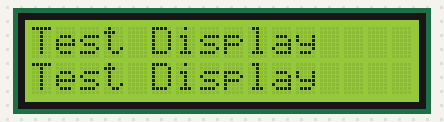
Simulated run of this sketch. Board: Arduino Uno, built with avr-gcc and run on an emulated ATmega328P. Shown: 16×2 character LCD.

Above: at 0.1 s.
At 3.1 s:
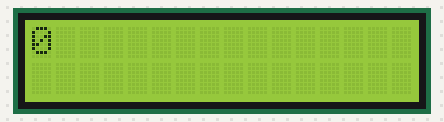
At 21.1 s:
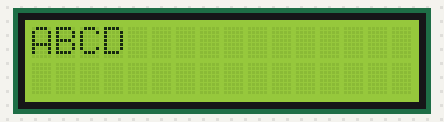
At 25.6 s:
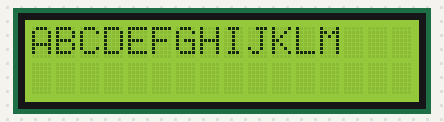
At 30.1 s:
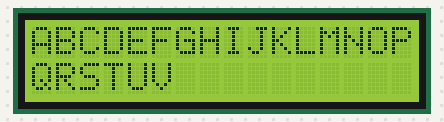
At 39.1 s:
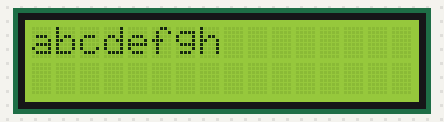

Measured:
- what the display in image 1 shows lasts 0.5 s, from 3.1 s to 3.6 s

The sketch:

LCD_test.ino
```cpp
/*
 *
 * Diagnostic App for Frequency Counter
 *
 * Test LCD Display
 *
 *
 *
 *
 *
 *
 */


#include <LiquidCrystal.h> //LCD library

LiquidCrystal lcd(11,10,9,8,7,6);


void setup() {
  lcd.begin(16, 2);  // initialize the lcd for 16 chars 2 lines
  //Start up splash screen
  lcd.setCursor(0, 0); //Start at character 0 on line 0
  lcd.print("Test Display");
  lcd.setCursor(0, 1);
  lcd.print("Test Display");
  delay(3000);
  lcd.clear();

}


void loop() {

    int x;
    int dis = 0;
    char A;
    for(x = 0; x < 16; x++){
      if(dis > 9) dis = 0;
      lcd.print(dis);
      lcd.setCursor(x,0);
      dis++;
      delay(500);
    }

    for(x = 0; x < 16; x++){
      if(dis > 9) dis = 0;
      lcd.print(dis);
      lcd.setCursor(x,1);
      dis++;
      delay(500);
    }

    lcd.clear();

    for(x = 0; x < 16; x++){
      lcd.print(A);
      lcd.setCursor(x,0);
      A = 'A'+ x;
      delay(500);
    }
    for(x = 0; x < 16; x++){
      lcd.print(A);
      lcd.setCursor(x,1);
      A = 'Q' + x;
      delay(500);
    }

    lcd.clear();

    for(x = 0; x < 16; x++){
      lcd.print(A);
      lcd.setCursor(x,0);
      A = 'a'+ x;
      delay(500);
    }
    for(x = 0; x < 16; x++){
      lcd.print(A);
      lcd.setCursor(x,1);
      A = 'q' + x;
      delay(500);
    }

    lcd.clear();


}
```
